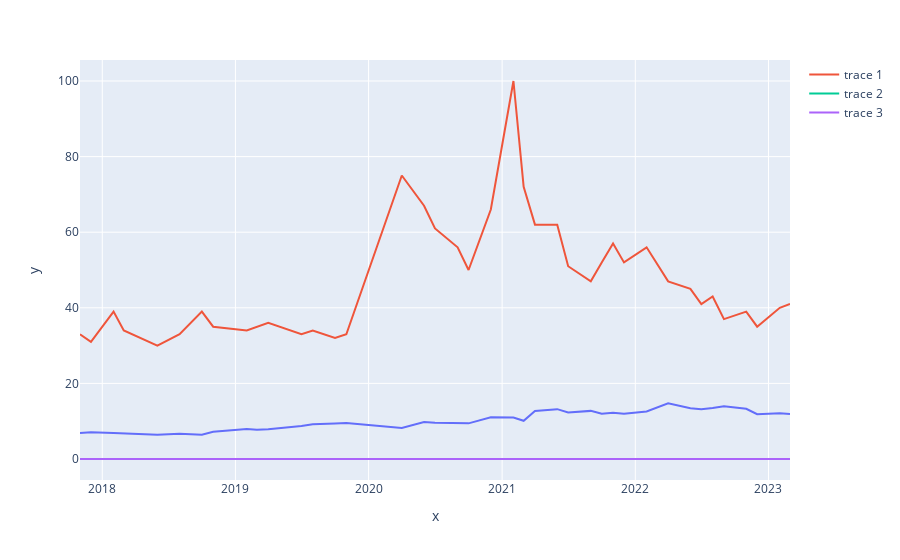

The notebook cell this image was saved under:
### Code cell
fig = px.line(y=df['Close'],x=df.index)
fig.add_scatter(x=df.index,y=df['trend_ticket'])
fig.add_scatter(x=df.index,y=df['trend_comp'])
fig.add_scatter(x=df.index,y=df['trend_sugest'])	
fig.show()
